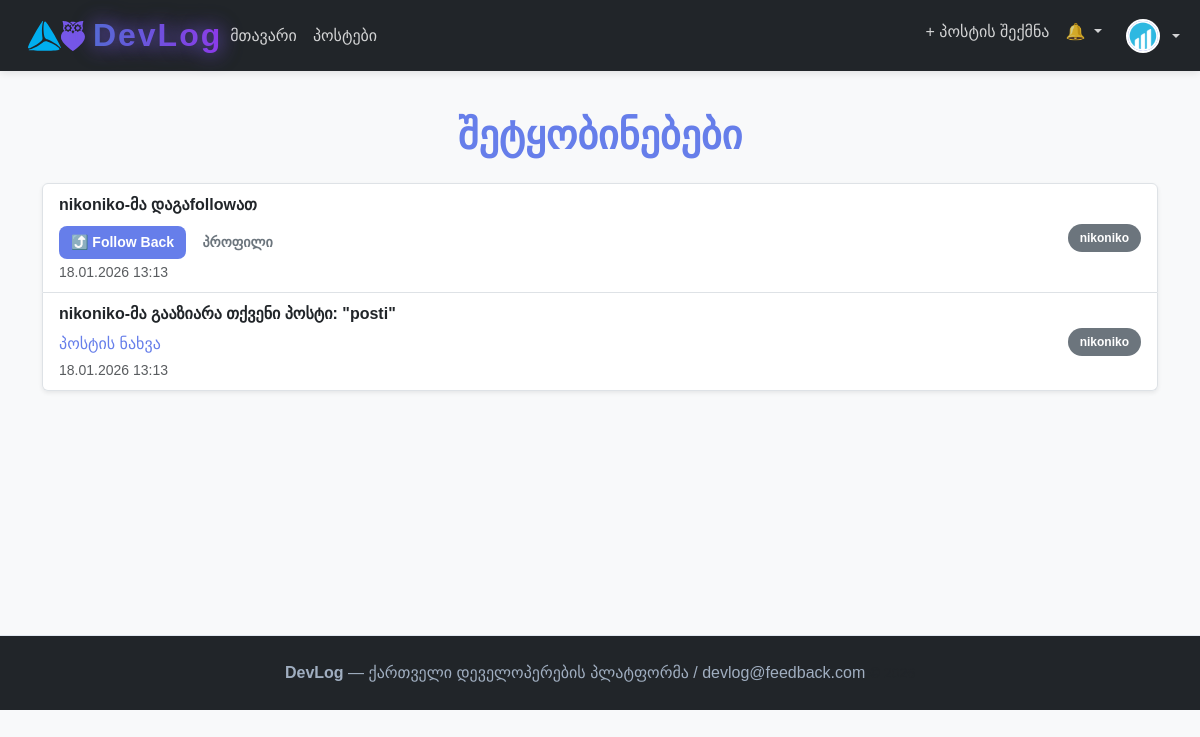
Page /notifications (signed in) on the committed database.
### models.py (models this page shows, shortened)
class User(db.Model):
    __tablename__ = 'users'
    id = db.Column(db.Integer, primary_key=True)
    username = db.Column(db.String(80), unique=True)
    email = db.Column(db.String(120), unique=True)
    password = db.Column(db.String(255))
    role = db.Column(db.String(20), default='user')
    level = db.Column(db.String(50), default='beginner')
    gender = db.Column(db.String(20), default='other')
    profile_photo = db.Column(db.String(255), default='/static/images/avatar-default.png')
    bio = db.Column(db.Text, default='')
    created_at = db.Column(db.DateTime, default=datetime.now)
    posts = db.relationship('Post', backref='author')
    comments = db.relationship('Comment', backref='author')
    likes = db.relationship('Like', backref='author')
    reposts = db.relationship('Repost', backref='author')
    notifications = db.relationship('Notification', backref='recipient', foreign_keys='Notification.user_id')
    sent_notifications = db.relationship('Notification', backref='sender', foreign_keys='Notification.sender_id')
    messages_sent = db.relationship('Message', backref='sender', foreign_keys='Message.sender_id')
    messages_received = db.relationship('Message', backref='receiver', foreign_keys='Message.receiver_id')
    following = db.relationship(
        'User',
        secondary=follow_table,
        primaryjoin=follow_table.c.follower_id == id,
        secondaryjoin=follow_table.c.followed_id == id,
        backref='followers'
    )

class Notification(db.Model):
    __tablename__ = 'notifications'
    id = db.Column(db.Integer, primary_key=True)
    action = db.Column(db.String(50))
    message = db.Column(db.Text)
    is_read = db.Column(db.Boolean, default=False)
    created_at = db.Column(db.DateTime, default=datetime.now)
    user_id = db.Column(db.Integer, db.ForeignKey('users.id'))
    sender_id = db.Column(db.Integer, db.ForeignKey('users.id'))
    post_id = db.Column(db.Integer, db.ForeignKey('posts.id'))

### routes.py (the view)
    @app.route('/notifications')
    def notifications():
        user = get_current_user()
        if user is None:
            flash('Please log in first', 'warning')
            return redirect(url_for('login'))
        notifications = Notification.query.filter_by(user_id=user.id)\
                          .order_by(Notification.created_at.desc())\
                          .all()
        unread = [n for n in notifications if not n.is_read]
        for note in unread:
            note.is_read = True
        if unread:
            db.session.commit()
        return render_template('notifications.html', notifications=notifications)

### app.py (called while the page is built)
def get_current_user():
    if 'user_id' in session:
        user = User.query.get(session['user_id'])
        return user
    return None

def get_unread_count():
    user = get_current_user()
    if user:
        notifications = Notification.query.filter_by(user_id=user.id, is_read=False).all()
        count = len(notifications)
        return count
    return 0

@app.context_processor
def inject_globals():
    user = get_current_user()
    if user:
        user.is_authenticated = True
    return {
        'current_user': user,
        'unread_notifications_count': get_unread_count()
    }

### templates/notifications.html (shortened to what this page needs)
{% extends "base.html" %}
{% block content %}
<div class="container py-4">
    <h1 class="section-title text-center mb-4">შეტყობინებები</h1>
    {% if notifications %}
        <div class="list-group shadow-sm">
            {% for n in notifications %}
                <div class="list-group-item d-flex justify-content-between align-items-start {% if not n.is_read %}bg-light{% endif %}">
                    <div>
                        <div class="fw-semibold">{{ n.message }}</div>
                        {% if n.post %}
                            <div class="mt-1">
                                <a href="{{ url_for('post_detail', post_id=n.post.id) }}" class="text-decoration-none">პოსტის ნახვა</a>
                            </div>
                        {% endif %}
                        {% if n.action == 'follow' and n.sender %}
                            <div class="mt-2">
                                <form method="POST" action="{{ url_for('follow_back', username=n.sender.username) }}" style="display: inline;">
                                    <button type="submit" class="btn btn-sm btn-primary">⤴️ Follow Back</button>
                                </form>
                                <a href="{{ url_for('user_profile', username=n.sender.username) }}" class="btn btn-sm btn-outline-secondary">პროფილი</a>
                            </div>
                        {% endif %}
                        <small class="text-muted">{{ n.created_at.strftime('%d.%m.%Y %H:%M') if n.created_at else '' }}</small>
                    </div>
                    {% if n.sender %}
                        <span class="badge bg-secondary align-self-center">{{ n.sender.username }}</span>
                    {% endif %}
                </div>
            {% endfor %}
        </div>
    {% else %}
        <div class="alert alert-info text-center" role="alert">
            📭 ჯერ არ გაქვთ შეტყობინებები.
        </div>
    {% endif %}
</div>
{% endblock %}

### templates/base.html (shortened to what this page needs)
<!DOCTYPE html>
<html lang="ka">
<head>
    <link href="https://cdn.jsdelivr.net/npm/bootstrap@5.3.0/dist/css/bootstrap.min.css" rel="stylesheet">
    <link rel="stylesheet" href="{{ url_for('static', filename='css/style.css') }}">
</head>
<body>
    <nav class="navbar navbar-expand-lg navbar-dark bg-dark sticky-top">
        <div class="container-fluid">
            <a class="navbar-brand fw-bold d-flex align-items-center gap-2" href="{{ url_for('index') }}">
                <a href="https://tbcbank.ge/ka/tbc-education" target="_blank">
                    <img src="{{ url_for('static', filename='images/tbc.svg') }}" alt="TBC" class="navbar-logo" style="height: 30px; width: auto;">
                </a>
                <a href="https://geolab.edu.ge/en/tbceducation/" target="_blank">
                    <img src="{{ url_for('static', filename='images/geolab.svg') }}" alt="GeoLab" class="navbar-logo" style="height: 30px; width: auto;">
                </a>
                <a href="{{ url_for('index') }}" class="devlog-brand-text ms-2">DevLog</a>
            </a>
            <div class="collapse navbar-collapse" id="navbarNav">
                <ul class="navbar-nav me-auto">
                    <li class="nav-item">
                        <a class="nav-link" href="{{ url_for('index') }}">მთავარი</a>
                    </li>
                    <li class="nav-item">
                        <a class="nav-link" href="{{ url_for('posts') }}">პოსტები</a>
                    </li>
                </ul>
                <ul class="navbar-nav ms-auto">
                    {% if current_user %}
                        <li class="nav-item">
                            <a class="nav-link" href="{{ url_for('create_post') }}">+ პოსტის შექმნა</a>
                        </li>
                        <li class="nav-item dropdown">
                            <a class="nav-link dropdown-toggle" href="#" role="button" data-bs-toggle="dropdown" aria-expanded="false">
                                🔔
                            </a>
                        </li>
                        <li class="nav-item dropdown ms-lg-2">
                            <a class="nav-link dropdown-toggle d-flex align-items-center gap-2" href="#" role="button" data-bs-toggle="dropdown" aria-expanded="false">
                                {% if current_user.profile_photo %}
                                    <img src="{{ current_user.profile_photo }}" class="nav-avatar" alt="{{ current_user.username }}">
                                {% else %}
                                    <span class="nav-avatar nav-avatar-initial">{{ current_user.username[0]|upper }}</span>
                                {% endif %}
                            </a>
                        </li>
                    {% endif %}
                </ul>
            </div>
        </div>
    </nav>
    <main class="main-content">
        {% block content %}{% endblock %}
    </main>
    <footer class="bg-dark text-light text-center py-4 mt-5">
        <div class="container">
            <p class="mb-0">
                <strong>DevLog</strong> — ქართველი დეველოპერების პლატფორმა / devlog@feedback.com
                <small class="text-muted">© 2026</small>
            </p>
        </div>
    </footer>
</body>
</html>

### static/css/style.css (style rules this page uses)
html, body { height: 100%; font-family: Arial, sans-serif; margin: 0; padding: 0; }
body { background-color: #f8f9fa; color: #2d3748; line-height: 1.6; }
main.main-content { flex: 1; min-height: 500px; }
h1, h2, h3, h4, h5, h6 { color: #1a202c; font-weight: bold; margin-bottom: 1rem; }
p { line-height: 1.6; color: #4a5568; }
a { color: #667eea; text-decoration: none; }
.navbar { box-shadow: 0 2px 8px rgba(0, 0, 0, 0.1); padding: 10px 0; margin-bottom: 0; }
.navbar-brand { font-size: 1.5rem; color: white !important; }
.devlog-brand-text { font-size: 2rem; font-weight: 900; letter-spacing: 2px; background: linear-gradient(90deg, #5568d3 0%, #9333ea 100%); -webkit-background-clip: text; -webkit-text-fill-color: transparent; background-clip: text; text-shadow: 0 0 20px rgba(102, 126, 234, 0.5); filter: drop-shadow(0 0 10px rgba(147, 51, 234, 0.4)); }
.navbar-dark .navbar-nav .nav-link { color: rgba(255, 255, 255, 0.8) !important; font-weight: 500; }
.nav-avatar { width: 34px; height: 34px; border-radius: 50%; object-fit: cover; border: 2px solid white; background: #667eea; color: white; font-weight: bold; font-size: 14px; display: inline-flex; align-items: center; justify-content: center; }
.section-title { font-size: 2.5rem; font-weight: bold; color: #667eea; margin-bottom: 2rem; }
.badge { padding: 8px 12px; border-radius: 20px; font-weight: bold; font-size: 12px; display: inline-block; }
.btn { border-radius: 8px; font-weight: bold; padding: 10px 20px; border: none; }
.btn-primary { background: #667eea; border: none; }
.btn-sm { padding: 6px 12px; font-size: 14px; }
footer { margin-top: auto; border-top: 1px solid #e2e8f0; }
footer p { color: #a0aec0; }

### rows in the picture
User: profile_photo (picture)
Notification: message "nikoniko-მა დაგაfollowათ", created_at "18.01.2026 13:13", sender.username "nikoniko"
Notification: message "nikoniko-მა გააზიარა თქვენი პოსტი: \"posti\"", created_at "18.01.2026 13:13", sender.username "nikoniko"
